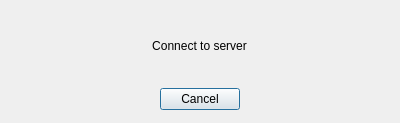
<?xml version="1.0" encoding="UTF-8"?>
<ui version="4.0">
 <class>ConnectToDialog</class>
 <widget class="QDialog" name="ConnectToDialog">
  <property name="geometry">
   <rect>
    <x>0</x>
    <y>0</y>
    <width>400</width>
    <height>123</height>
   </rect>
  </property>
  <property name="windowTitle">
   <string>Dialog</string>
  </property>
  <widget class="QWidget" name="verticalLayoutWidget">
   <property name="geometry">
    <rect>
     <x>9</x>
     <y>9</y>
     <width>381</width>
     <height>111</height>
    </rect>
   </property>
   <layout class="QVBoxLayout" name="verticalLayout">
    <property name="sizeConstraint">
     <enum>QLayout::SetMaximumSize</enum>
    </property>
    <property name="bottomMargin">
     <number>10</number>
    </property>
    <item>
     <widget class="QLabel" name="label">
      <property name="text">
       <string>Connect to server</string>
      </property>
      <property name="alignment">
       <set>Qt::AlignCenter</set>
      </property>
     </widget>
    </item>
    <item>
     <widget class="QDialogButtonBox" name="buttonBox">
      <property name="orientation">
       <enum>Qt::Horizontal</enum>
      </property>
      <property name="standardButtons">
       <set>QDialogButtonBox::Cancel</set>
      </property>
      <property name="centerButtons">
       <bool>true</bool>
      </property>
     </widget>
    </item>
   </layout>
  </widget>
 </widget>
 <resources/>
 <connections>
  <connection>
   <sender>buttonBox</sender>
   <signal>accepted()</signal>
   <receiver>ConnectToDialog</receiver>
   <slot>accept()</slot>
   <hints>
    <hint type="sourcelabel">
     <x>248</x>
     <y>254</y>
    </hint>
    <hint type="destinationlabel">
     <x>157</x>
     <y>274</y>
    </hint>
   </hints>
  </connection>
  <connection>
   <sender>buttonBox</sender>
   <signal>rejected()</signal>
   <receiver>ConnectToDialog</receiver>
   <slot>reject()</slot>
   <hints>
    <hint type="sourcelabel">
     <x>316</x>
     <y>260</y>
    </hint>
    <hint type="destinationlabel">
     <x>286</x>
     <y>274</y>
    </hint>
   </hints>
  </connection>
 </connections>
</ui>
